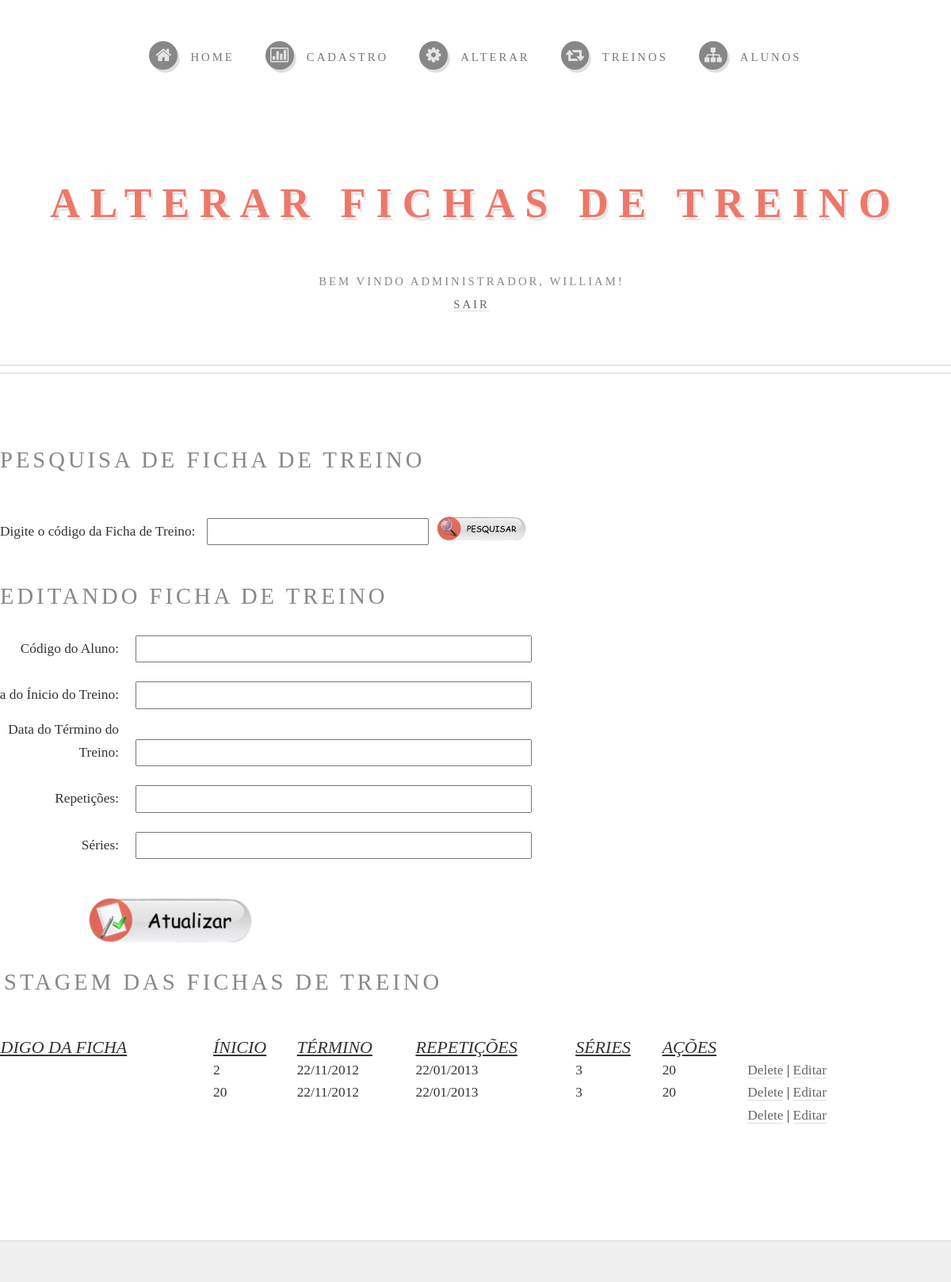
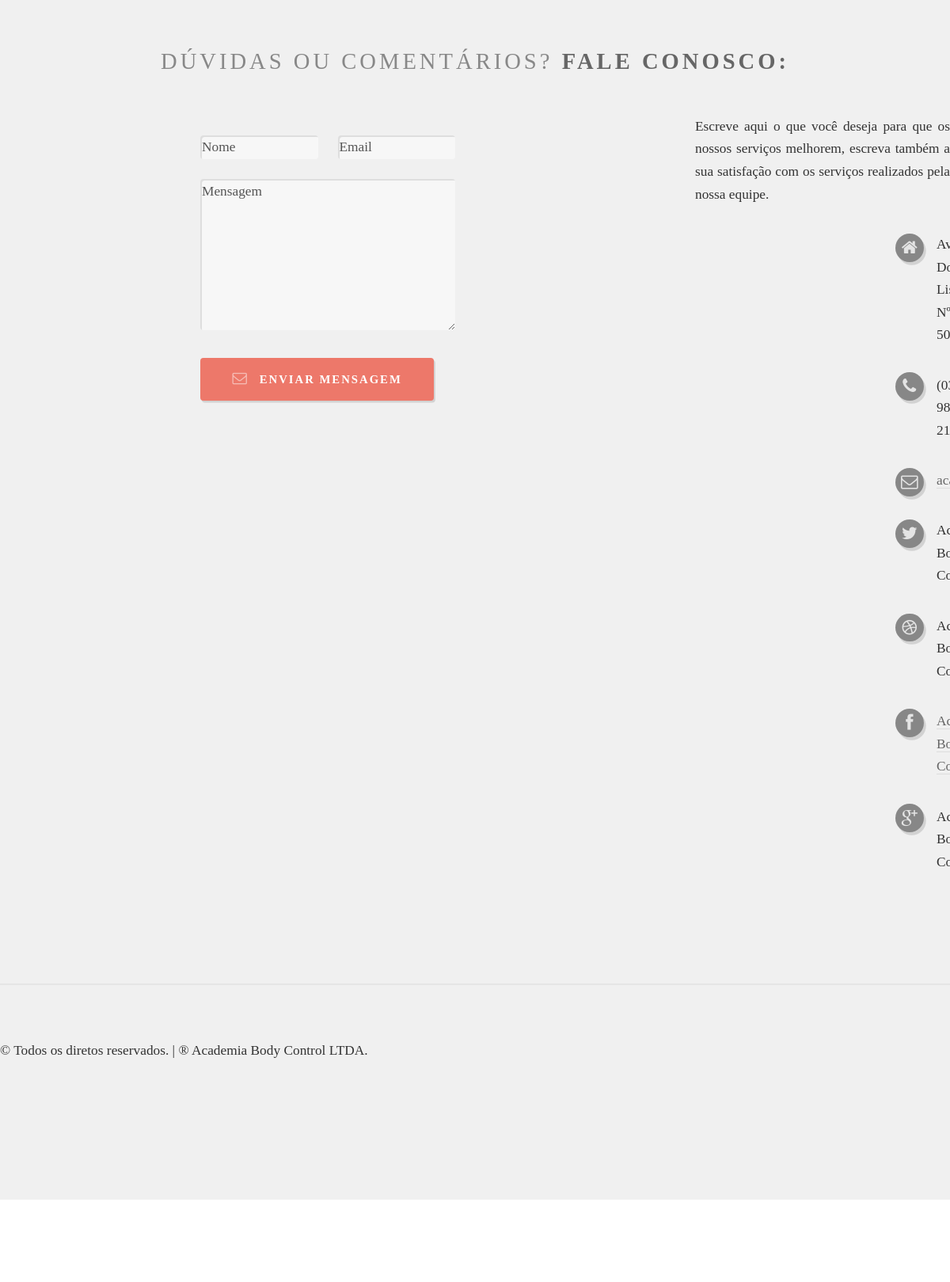
The app's page /treino/edita.php (signed in) with its own data (2 pictures, top to bottom).
### tables this page shows
CREATE TABLE IF NOT EXISTS `fichasdetreino` (
  `codigoFicha` int(4) NOT NULL AUTO_INCREMENT,
  `codigoAluno` varchar(4) NOT NULL,
  `dataInicioTreino` varchar(10) NOT NULL,
  `dataTerminoTreino` varchar(10) NOT NULL,
  `repeticoes` varchar(2) NOT NULL,
  `series` varchar(2) NOT NULL,
  PRIMARY KEY (`codigoFicha`)
);

### treino/edita.php (the view, shortened to what this page needs)
<!DOCTYPE HTML>
<html>
	<head>
			<link rel="stylesheet" href="../css/skel-noscript.css" />
			<link rel="stylesheet" href="../css/style.css" />
			<link rel="stylesheet" href="../css/style-desktop.css" />
	</head>
	<body class="homepage">
			<div id="header-wrapper">
					<div id="header" class="container">
							<h1 id="logo"><a href="#">Alterar Fichas de Treino</a></h1>
                            <div class="bv">
<?php
		$usuario = $_SESSION['user'];
		print "<p>Bem vindo administrador, $usuario!";
?>
</br><a href='../logout.php'>Sair</a>
</div>
							<nav id="nav">
										<ul>
									<li><a class="icon icon-home" href="../index.php"><span>HOME</span></a></li>
									<li>
										<a href="" class="icon icon-bar-chart"><span>CADASTRO</span></a>
									</li>
									<li><a class="icon icon-cog" href="#"><span>ALTERAR</span></a>
                                        </li>
									<li><a class="icon icon-retweet" href="../treinos.php"><span>TREINOS</span></a></li>
									<li><a class="icon icon-sitemap" href="../alunos.php"><span>ALUNOS </span></a></li>
								</ul>
							</nav>
					</div>
			</div>
			<div id="features-wrapper">
					<section id="features" class="container">
                            <div class="pesquisa">
       <h2>Pesquisa de Ficha de Treino</h2>
       <div class="area_pesquisa">
		<form method="post" action="pesquisa.php">
			<label id='lpesquisa'>Digite o código da Ficha de Treino:</label>
			<input id='ipesquisa' type="text" name="codigoFicha" />
			<button id="submit_pesquisa" class="button" type="submit"></button>
		</form>
        </div>
<?php
	$codigoAluno = $_GET ['codigoAluno'];
	$dataInicioTreino = $_GET ['dataInicioTreino'];
	$dataTerminoTreino = $_GET ['dataTerminoTreino'];
	$repeticoes = $_GET ['repeticoes'];
	$series = $_GET ['series'];
?>
		<h2>Editando Ficha de Treino</h2></br>
		<form method="POST" action="atualiza.php">
        	<div class="formulario_alteracao">
            <label>Código do Aluno:</label>
            <?php print "<input type='text' name='codigoAluno' value='$codigoAluno'/>"; ?></br>
            <label>Data do Ínicio do Treino:</label>
            <?php print "<input type='text' name='dataInicioTreino' value='$dataInicioTreino'/>";?></br>
            <label>Data do Término do Treino:</label>
            <?php print "<input type='text' name='dataTerminoTreino' value='$dataTerminoTreino'/>";?></br>
            <label>Repetições:</label>
            <?php print "<input type='text' name='repeticoes' value='$repeticoes'/>";?></br>
            <label>Séries:</label>
            <?php print "<input type='text' name='series' value='$series'/>";?></br>
			<button id="submit_atualiza" type="submit"></button>
			<h2>Listagem das Fichas de Treino</h2>
		<?php
			$ds = 'mysql:host=localhost;dbname=bodycontrol';
			$user = 'root';
			$pass = '';
			$db = new PDO($ds, $user, $pass);
			$query = "select * from fichasdetreino";
			$stm = $db->prepare($query);
			if ($stm -> execute()){
						print"<table border style='border-collapse:collapse'>";
						print"<tr class='lista'><th>CÓDIGO DA FICHA</th>";
						print"<th>ÍNICIO</th>";
						print"<th>TÉRMINO</th>";
						print"<th>REPETIÇÕES</th>";
						print"<th>SÉRIES</th>";
						print"<th>AÇÕES</th></tr>";
						while ($row = $stm->fetch()){
						$codigoFicha = $row['codigoFicha'];
						$codigoAluno = $row ['codigoAluno'];
						$dataInicioTreino = $row ['dataInicioTreino'];
						$dataTerminoTreino = $row ['dataTerminoTreino'];
						$repeticoes = $row ['repeticoes'];
						$series = $row ['series'];
						print"<tr><td>$codigoFicha</td>";
						print"<td>$codigoAluno</td>";
						print"<td>$dataInicioTreino</td>";
						print"<td>$dataTerminoTreino</td>";
						print"<td>$repeticoes</td>";
						print"<td>$series</td>";
						print"<td><a href='delete.php?codigoFicha=$codigoFicha'>Delete</a> | ";
						print"<a href='edita.php?codigoFicha=$codigoFicha&codigoAluno=$codigoAluno&dataInicioTreino=$dataInicioTreino&dataTerminoTreino=$dataTerminoTreino&repeticoes=$repeticoes&series=$series'>";
						print"Editar</a></td></tr>";
					}
					print "</table>";
			}
			else{
				print"<h3>Erro ao listar Fichas de Treino</h3>";
			}
		?>
		</form>
	</div>
							</div>
			<div id="main-wrapper">
			<div id="footer-wrapper">
					<div id="footer" class="container">
						<header>
							<h2>DÚVIDAS OU COMENTÁRIOS? <strong>FALE CONOSCO:</strong></h2>
						</header>
						<div class="row">
							<div class="6u">
								<section>
									<form method="post" action="#">
										<div class="row half">
											<div class="6u">
												<input name="name" placeholder="Nome" type="text" class="text" />
											</div>
											<div class="6u">
												<input name="email" placeholder="Email" type="text" class="text" />
											</div>
										</div>
										<div class="row half">
											<div class="12u">
												<textarea name="message" placeholder="Mensagem"></textarea>
											</div>
										</div>
										<div class="row half">
											<div class="12u">
												<a href="#" class="button button-icon icon icon-envelope">Enviar Mensagem</a>
											</div>
										</div>
									</form>
								</section>
							</div>
							<div class="6u">
								<section>
									<p>Escreve aqui o que você deseja para que os nossos serviços melhorem, escreva também a sua satisfação com os serviços realizados pela nossa equipe.</p>
									<div class="row">
										<ul class="icons 6u">
											<li class="icon icon-home">Av. Doutor Lisboa, Nº 500</li>
											<li class="icon icon-phone">
												(035) 9892-2133</li>
											<li class="icon icon-envelope">
												<a href="#">academia@bodycontrol.com</a></li>
										</ul>
										<ul class="icons 6u">
											<li class="icon icon-twitter">Academia Body Control</li>
											<li class="icon icon-dribbble">Academia Body Control</li>
											<li class="icon icon-facebook"><a href="https://www.facebook.com/pages/Body-Control/234431953391505?skip_nax_wizard=true">Academia Body Control</a></li>
											<li class="icon icon-google-plus">Academia Body Control</li>
										</ul>
									</div>
								</section>
							</div>
						</div>
					</div>
					<div id="copyright" class="container">
                      <p>&copy; Todos os diretos reservados. | 	          																																																&reg; Academia Body Control LTDA.</p>
					</div>
			</div>
	</body>
</html>

### css/skel-noscript.css (style rules this page uses)
html,body,div,span,applet,object,iframe,h1,h2,h3,h4,h5,h6,p,blockquote,pre,a,abbr,acronym,address,big,cite,code,del,dfn,em,img,ins,kbd,q,s,samp,small,strike,strong,sub,sup,tt,var,b,u,i,center,dl,dt,dd,ol,ul,li,fieldset,form,label,legend,table,caption,tbody,tfoot,thead,tr,th,td,article,aside,canvas,details,embed,figure,figcaption,footer,header,hgroup,menu,nav,output,ruby,section,summary,time,mark,audio,video { margin:0;padding:0;border:0;font-size:100%;font:inherit;vertical-align:baseline; }
article,aside,details,figcaption,figure,footer,header,hgroup,menu,nav,section { display:block; }
body { line-height:1; }
ol,ul { list-style:none; }
table { border-collapse:collapse;border-spacing:0; }
body { -webkit-text-size-adjust:none }
*, *:before, *:after { -moz-box-sizing: border-box; -webkit-box-sizing: border-box; -o-box-sizing: border-box; -ms-box-sizing: border-box; box-sizing: border-box; }
body { min-width: 1200px; }
.container { width: 1200px; margin: 0 auto; }
.\31 2u { width: 100% }
.\36 u { width: 50% }
.row > * { float: left; -moz-box-sizing: border-box; -webkit-box-sizing: border-box; -o-box-sizing: border-box; -ms-box-sizing: border-box; box-sizing: border-box; padding-bottom: 0; padding-left: 303px; padding-right: 0; padding-top: 50px; }
.row + .row > * { padding-top: 50px; }
.row { margin-left: -50px; }
.row:after { content: ''; display: block; clear: both; height: 0; }
.row:first-child > * { padding-top: 0; }
.row > * { padding-top: 0; }
.row.half > * { padding: 25px 0 0 25px; }
.row.half + .row.half > * { padding-top: 25px; }
.row.half { margin-left: -25px; }

### css/style-desktop.css (style rules this page uses)
body,input,textarea,select { line-height: 1.65em; font-size: 13pt; }
h2 { font-size: 1.65em; font-weight: 400; letter-spacing: 4px; margin: 0 0 1.5em 0; line-height: 1.75em; }
.button { font-size: 0.85em; letter-spacing: 2px; padding: 0.85em 2.75em 0.85em 2.75em; }
#features-wrapper { padding: 6em 0 6em 0; }
#main-wrapper { padding: 6em 0 6em 0; }
#footer-wrapper { padding: 6em 0 8em 0; }
#header { padding: 14em 0 7em 0; }
#header h1 { font-size: 3em; letter-spacing: 13px; }
#header p { margin: 2.5em 0 0 0; font-size: 0.85em; letter-spacing: 3px; }
#nav { position: absolute; top: 3em; left: 0; width: 100%; }
#nav > ul > li { display: inline-block; padding-right: 2em; }
#nav > ul > li:last-child { padding-right: 0; }
#nav > ul > li > a { display: block; }
#nav > ul > li > a > span { font-size: 0.85em; letter-spacing: 3px; }
#copyright { margin-top: 6em; padding-top: 4em; }

### css/style-1000px.css (style rules this page uses)
body { line-height: 1.75em; font-size: 12pt; }
h2 { margin: 0 0 1em 0; }
#features-wrapper { padding: 4em 0 4em 0; }
#main-wrapper { padding: 4em 0 4em 0; }
#footer-wrapper { padding: 4em 0 6em 0; }
#header { padding: 12em 0 7em 0; }
#header h1 { font-size: 2.5em; }
#header p { margin: 2em 0 0 0; }
#nav > ul > li { padding-right: 1.25em; }
#copyright { margin-top: 5em; padding-top: 2em; }

### records on screen
fichasdetreino: codigoAluno "2", dataInicioTreino "22/11/2012", dataTerminoTreino "22/01/2013", repeticoes "3", series "20"
fichasdetreino: codigoAluno "20", dataInicioTreino "22/11/2012", dataTerminoTreino "22/01/2013", repeticoes "3", series "20"

### other values on screen
$usuario "WILLIAM"
